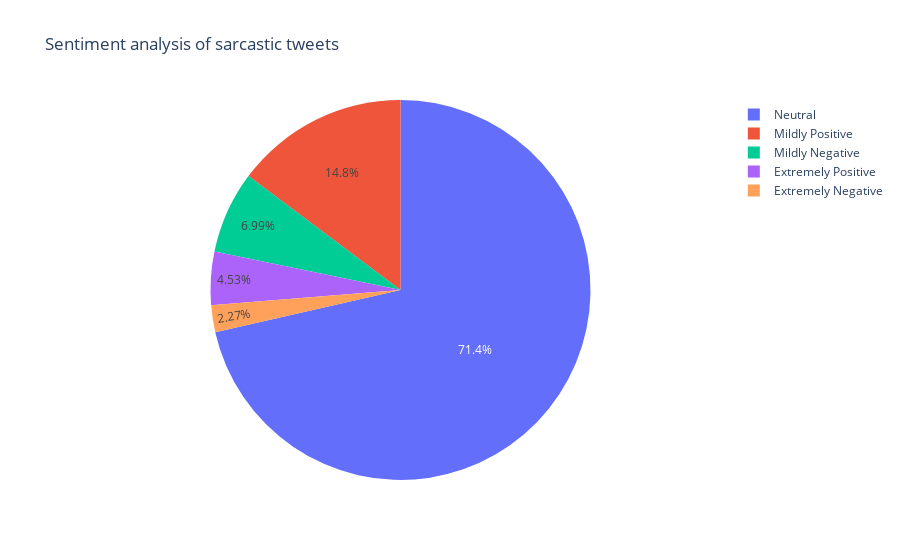

The notebook cell this image was saved under:
### Code cell
import plotly.graph_objects as go

labels = ['Extremely Positive','Mildly Positive','Neutral','Mildly Negative', 'Extremely Negative']
values = [extremely_pos, mildly_pos, neutral, mildly_neg, extremely_neg]

fig = go.Figure(data=[go.Pie(labels=labels, values=values)])
fig.update_layout(title_text="Sentiment analysis of sarcastic tweets")
fig.show()

### Figure 1 — Plotly figure (JSON) as saved in the notebook; plotly's stock layout.template omitted (floating-point values rounded to 4 significant figures)
{"data": [{"labels": ["Extremely Positive", "Mildly Positive", "Neutral", "Mildly Negative", "Extremely Negative"], "type": "pie", "values": [22900, 74622, 361027, 35325, 11494]}], "layout": {"title": {"text": "Sentiment analysis of sarcastic tweets"}}}
